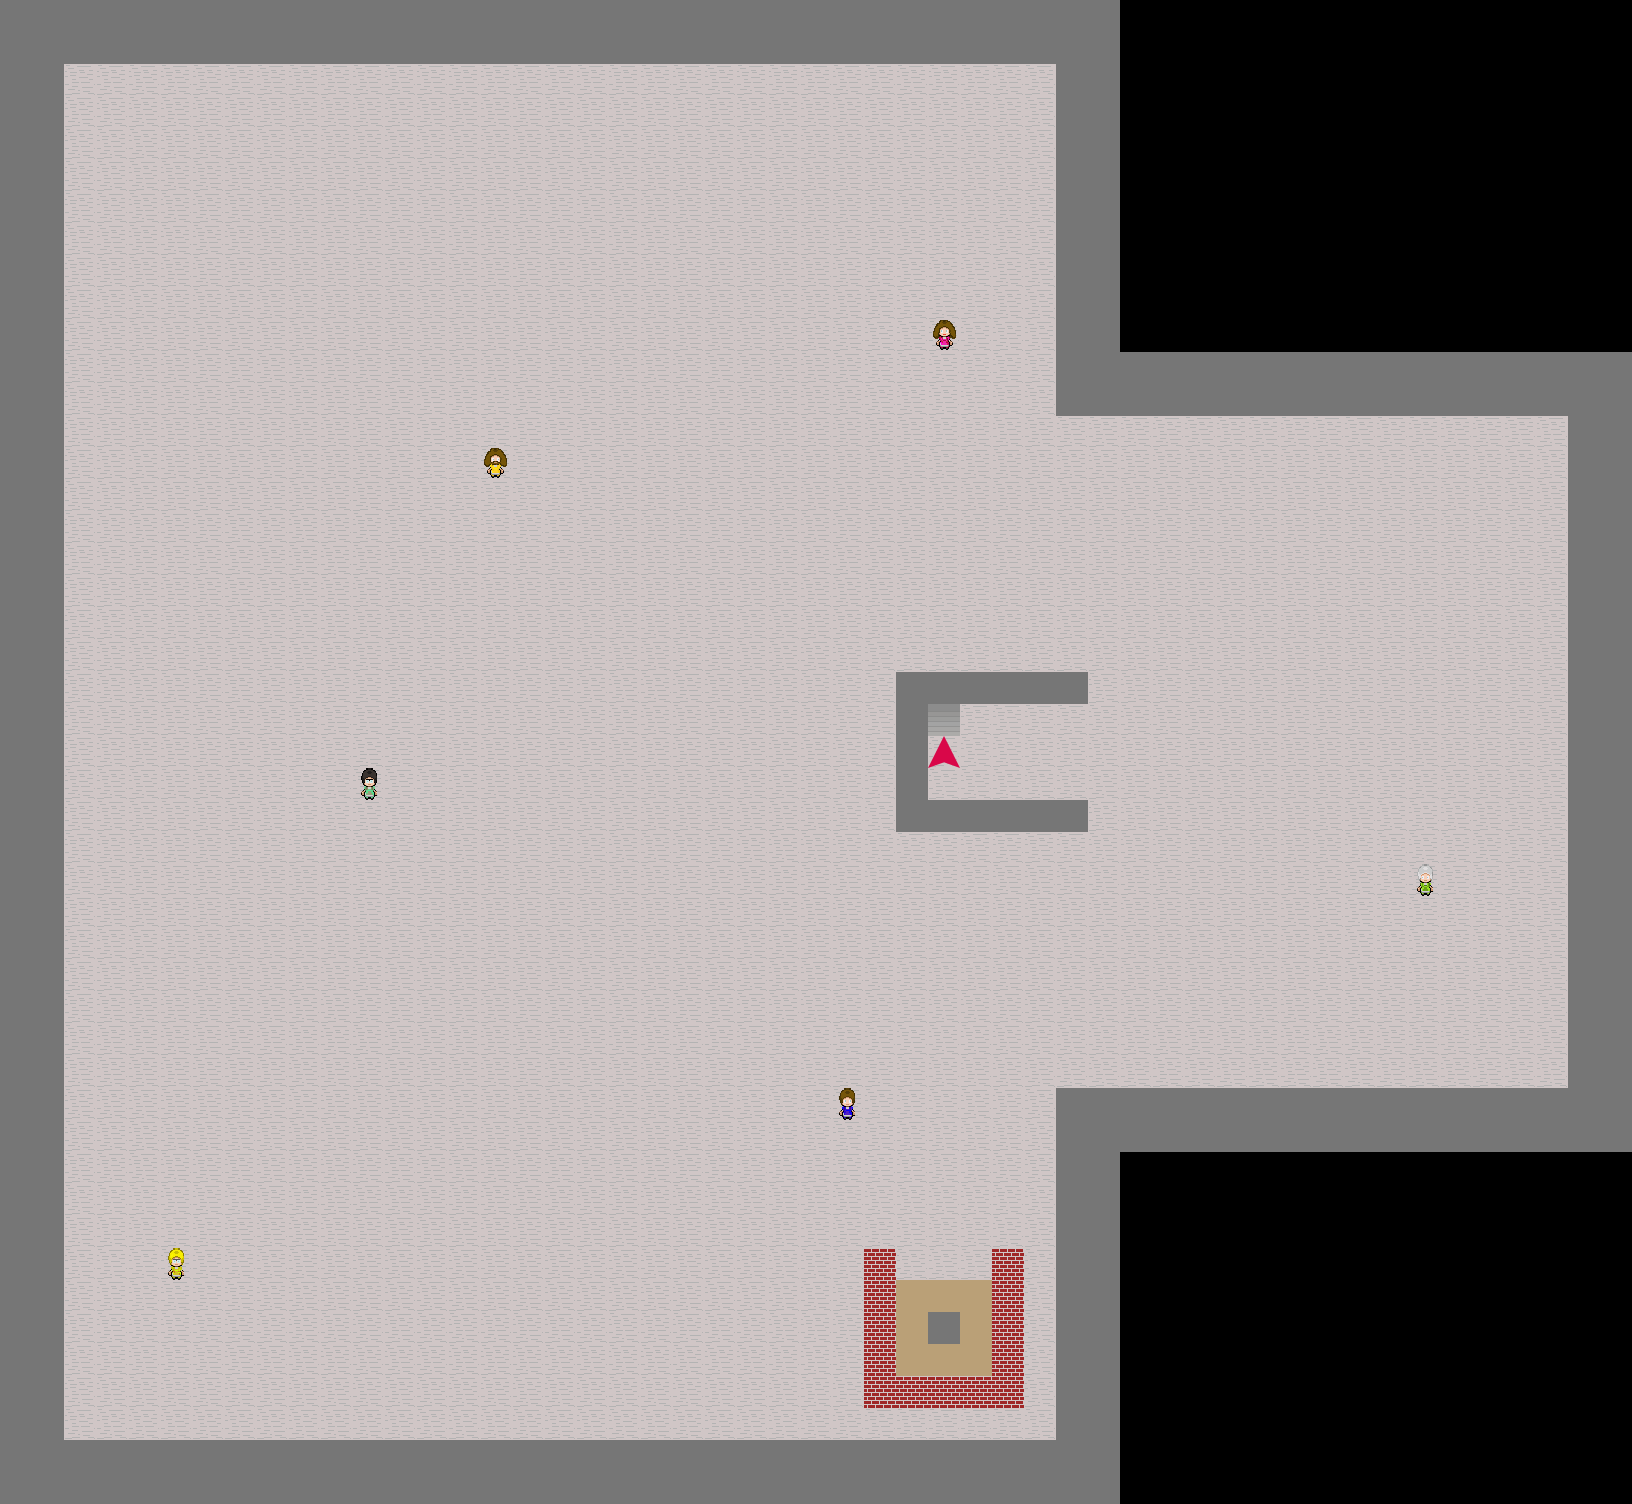

Rendered tile map (Tiled .tmx) drawn with the repository's tilesets; below, a short description and the map source with its tile grids summarised:
An orthogonal 51x47 tile map with 32x32 px tiles, 3 tile layers (base, objects, teachers), 3 tilesets and 30 objects.

<map version="1.0" orientation="orthogonal" renderorder="right-down" width="51" height="47" tilewidth="32" tileheight="32" nextobjectid="98">
 <tileset firstgid="1" name="floors_tiled_ready" tilewidth="32" tileheight="32" spacing="3" margin="2">
  <image source="floors/floors_tiled_ready.png" width="141" height="141" />
 </tileset>
 <tileset firstgid="17" name="objects_tiled_ready" tilewidth="32" tileheight="32">
  <image source="objects/objects_tiled_ready.png" width="448" height="224" />
 </tileset>
 <tileset firstgid="115" name="objects_teacher" tilewidth="32" tileheight="32">
  <image source="objects/objects_teacher.png" width="448" height="224" />
 </tileset>
 <layer name="base" width="51" height="47">
  <data>[2397 cells, 2045 non-empty, 4 distinct tile ids]</data>
 </layer>
 <layer name="objects" width="51" height="47">
  <data>[2397 cells, 2 non-empty, 2 distinct tile ids]</data>
 </layer>
 <layer name="teachers" width="51" height="47">
  <data>[2397 cells, 17 non-empty, 16 distinct tile ids]</data>
 </layer>
 <objectgroup name="stairs_down">
  <properties>
   <property name="stairs_down" value="true" />
  </properties>
  <object id="29" x="928" y="768" width="32" height="32" />
 </objectgroup>
 <objectgroup name="stairs_up">
  <properties>
   <property name="stairs_up" value="true" />
  </properties>
  <object id="69" x="896" y="128" width="96" height="96" />
 </objectgroup>
 <objectgroup name="wall">
  <properties>
   <property name="wall" value="true" />
  </properties>
  <object id="1" x="0" y="0" width="1120" height="64" />
  <object id="4" x="1056" y="64" width="64" height="288" />
  <object id="5" x="1056" y="352" width="576" height="64" />
  <object id="6" x="1056" y="1088" width="576" height="64" />
  <object id="7" x="0" y="1440" width="1120" height="64" />
  <object id="9" x="0" y="64" width="64" height="1376" />
  <object id="10" x="896" y="672" width="192" height="32" />
  <object id="11" x="896" y="800" width="192" height="32" />
  <object id="14" x="896" y="704" width="32" height="96" />
  <object id="16" x="1568" y="416" width="64" height="672" />
  <object id="26" x="1056" y="1152" width="64" height="288" />
  <object id="70" x="864" y="96" width="32" height="160" />
  <object id="71" x="896" y="96" width="128" height="32" />
  <object id="72" x="992" y="128" width="32" height="128" />
  <object id="73" x="928" y="160" width="32" height="32" />
  <object id="75" x="160" y="224" width="32" height="32" />
  <object id="77" x="832" y="384" width="32" height="32" />
  <object id="81" x="1408" y="608" width="32" height="32" />
  <object id="84" x="352" y="704" width="32" height="32" />
  <object id="92" x="928" y="1120" width="32" height="32" />
  <object id="96" x="480" y="1024" width="32" height="32" />
 </objectgroup>
 <objectgroup name="spawn">
  <properties>
   <property name="spawn" value="true" />
  </properties>
  <object id="17" x="992" y="736" width="32" height="32" />
 </objectgroup>
 <objectgroup name="teacher_fight">
  <properties>
   <property name="teacher_fight" value="true" />
  </properties>
  <object id="86" x="800" y="352" width="96" height="96" />
  <object id="93" x="896" y="1088" width="96" height="96" />
  <object id="90" x="128" y="192" width="96" height="96" />
  <object id="97" x="448" y="992" width="96" height="96" />
  <object id="89" x="1376" y="576" width="96" height="96" />
  <object id="87" x="320" y="672" width="96" height="96" />
 </objectgroup>
</map>
